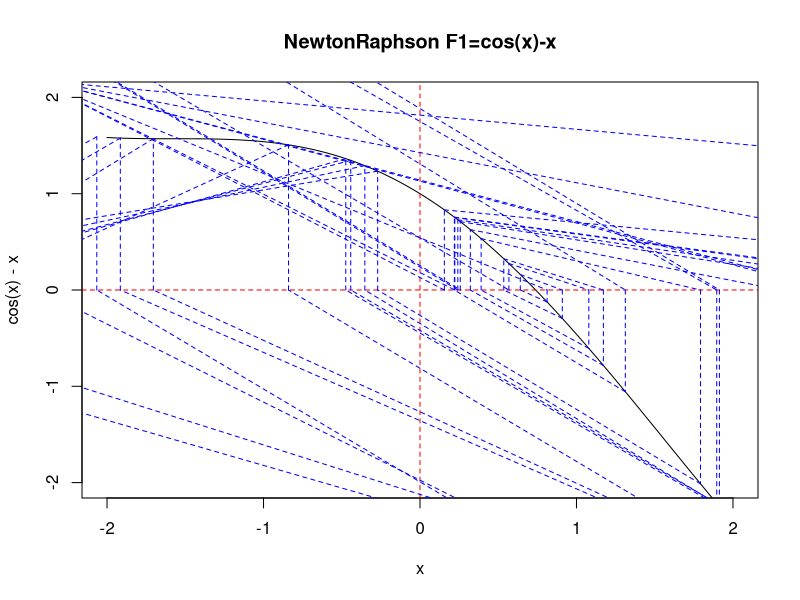
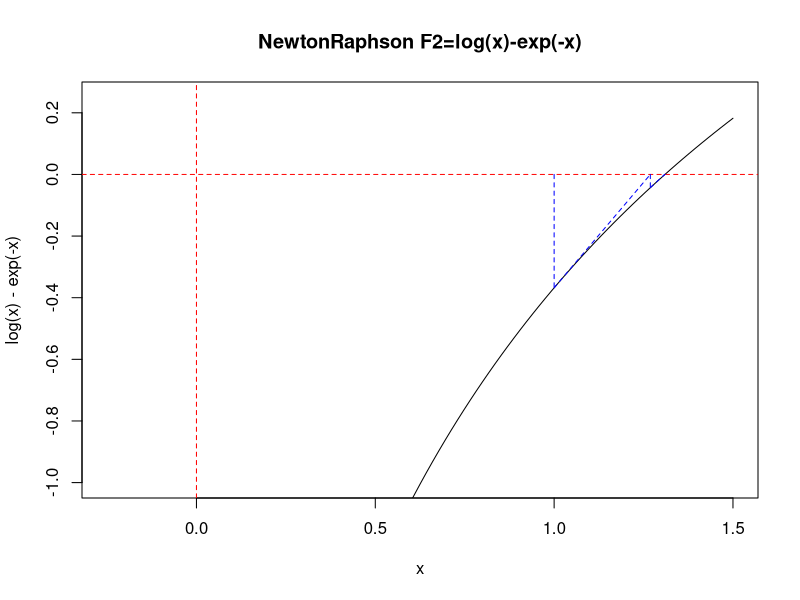
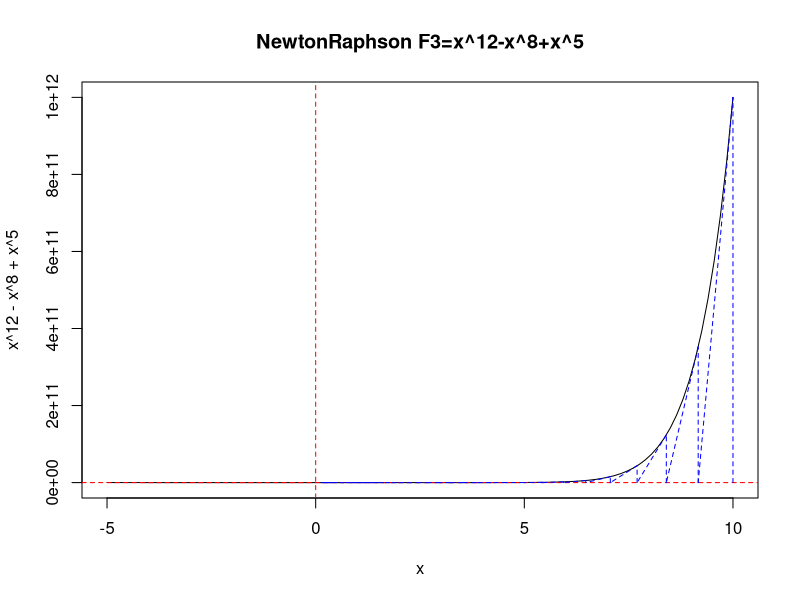
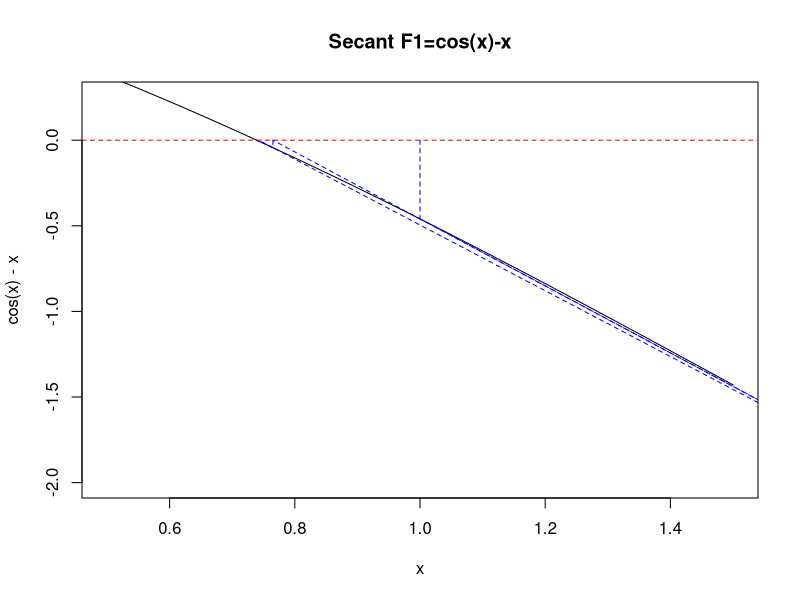
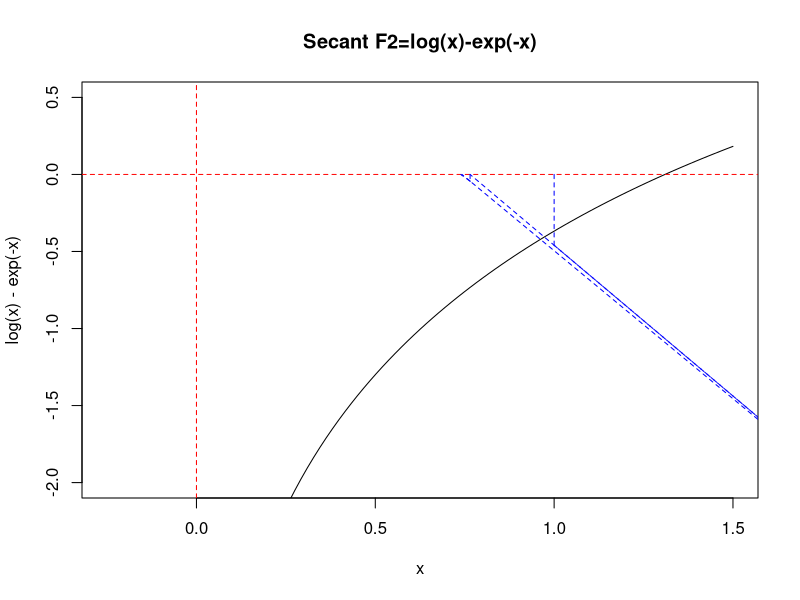
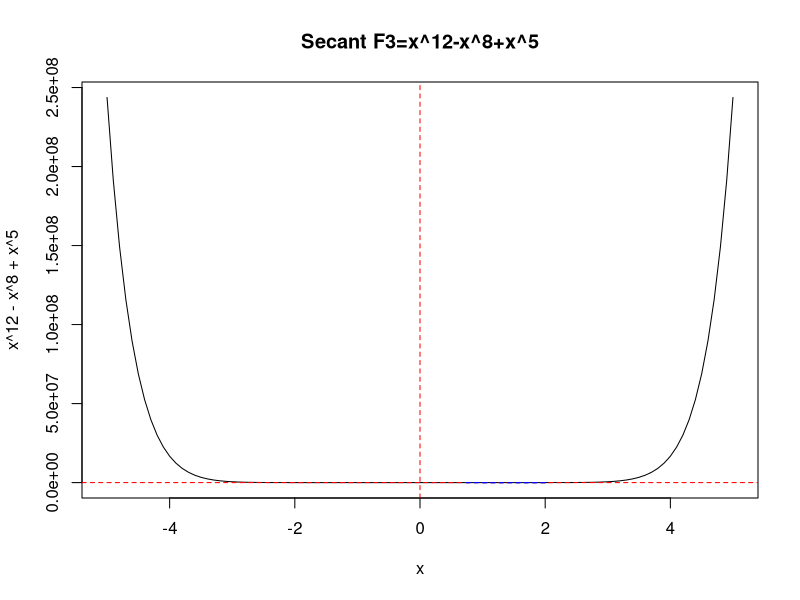

Write the R code that produced these figures, in order.
## ---- chunk 1

F1<-function(x){
  return(c(cos(x)-x,-sin(x)))
}

F2<-function(x){
  return(c(log(x)-exp(-x),1/x+exp(-x)))
}

#one more function to check the accuracy

F3<-function(x){
  return(c(x^12-x^8+x^5,12*(x^11)-8*(x^7)+5*(x^4)))
}

## ---- chunk 2

NewtonRaphson<-function(func,StartingValue,Tolerance,MaxNumberOfIterations){
  
  i<-0  # something to count the iterations
  x<- StartingValue  # start the algorithm at the complex number 'StartingValue'
  y<- func(x)[1] #define y
  d<- func(x)[2] 
  #Deviation=abs(func(StartingValue)[1])   # Work out how far away from (0,0) func(NewZ) is.
  Deviation<-abs(func(x)[1])
  
  X<-c()
  Y<-c()
  D<-c()
  X[1]<-x
  Y[1]<-func(x)[1]
  D[1]<-func(x)[2]
  #Set up a while loop until we hit the required target accuracy or the max. number of steps
  while ((i<MaxNumberOfIterations)&&(Deviation>Tolerance))
  {
    
  # Remember, this is is a vector of two elements. Z[1] is the is the value of the function; Z[2] is its derivative
    
    Z<-c()
    Z[1]<-func(x)[1]
    Z[2]<-func(x)[2]
    if ((Z[1]=="NaN")||(Z[2]=="NaN")){
      cat("Function or derivative not defined error.")
      break
    }
    
    # So we need to calculate the next value of y using this formula Z(n+1) <- Z(n)-f(Z(n))/f'(z(n))
    
    x<- x-Z[1]/Z[2]
    y<- func(x)[1]
    
    # calculate how far f(x) is from 0
    Deviation <- abs(func(x)[1]-0)
    
    #updata new value of X,Y,D
    i<-i+1
    X[i+1]<-x
    Y[i+1]<-y
    D[i+1]<-d
    
    #output the value of x,y
    cat(paste("\nIteration ",i,":   X=",x,"  Y=",y))
  }
  
  # output the result
  if (Deviation<Tolerance){
    cat(paste("\nFound the root point: ",x, " after ", i, "iterations"))
  }else{
    cat(paste("\nConvergence failure. Deviation: ",Deviation, "after ", i, 	"iterations"))
  } 
  
  A<-cbind(X,Y,D)
  return(A)
}

## ---- chunk 3

#F1
A <- NewtonRaphson(F1,10,0.001,200) 

curve(cos(x)-x, xlim=c(-2, 2),ylim=c(-2,2), main="NewtonRaphson F1=cos(x)-x")
abline(h=0,lty=2,col='red')
abline(v=0,lty=2,col='red')

for (i in 1:(length(A[,1])-1)){
  segments(A[i,1],0,A[i,1],A[i,2],lty=2,col="blue") 
  segments(A[i,1],A[i,2],A[i+1,1],0,lty=2,col="blue")
}

#F2

curve(log(x)-exp(-x), xlim=c(-0.25, 1.5), ylim=c(-1,0.25),main="NewtonRaphson F2=log(x)-exp(-x)")
A <- NewtonRaphson(F2,1,0.0001,200)
abline(h=0,lty=2,col='red')
abline(v=0,lty=2,col='red')

for (i in 1:(length(A[,1])-1)){
  segments(A[i,1],0,A[i,1],A[i,2],lty=2,col="blue") 
  segments(A[i,1],A[i,2],A[i+1,1],0,lty=2,col="blue")
}

#F3

curve(x^12-x^8+x^5, xlim=c(-5, 10), main="NewtonRaphson F3=x^12-x^8+x^5")

A<-NewtonRaphson(F3,10,0.0001,40)

abline(h=0,lty=2,col='red')
abline(v=0,lty=2,col='red')

for (i in 1:(length(A[,1])-1)){
  segments(A[i,1],0,A[i,1],A[i,2],lty=2,col="blue") 
  segments(A[i,1],A[i,2],A[i+1,1],0,lty=2,col="blue")
}

## ---- chunk 4
Secant<-function(func,StartingValue,Tolerance,MaxNumberOfIterations){
  i<-0
  Deviation<-1000
  x0<-StartingValue[1]
  x1<-StartingValue[2]
  y0<-func(x0)[1]
  y1<-func(x1)[1]
  d0<-func(x0)[2]
  d1<-func(x1)[2]
  X<-c()
  Y<-c()
  D<-c()
  X[1]<-x0
  X[2]<-x1
  Y[1]<-y0
  Y[2]<-y1
  D[1]<-d0
  D[2]<-d1
              
  while ((i<MaxNumberOfIterations)&&(Deviation>Tolerance))
  {
    # Find the next Fx-value using Newton-Raphson's formula
    
    if ((y0=="NaN")||(y1=="NaN")){
      cat("Function or derivative not defined error.")
      break
    }
   
    # Calculate the next x0,x1 value
    x<-x1-y1*(x1-x0)/(y1-y0)
    y<-func(x)[1]
    d<-func(x)[2]

    x0<-x1
    y0<-func(x0)[1]
    d0<-func(x0)[2]
    x1<-x
    y1<-func(x1)[1]
    d1<-func(x1)[2]
    
    # calculate how far y is from 0
    Deviation=abs(y)
    
    i<-i+1
    X[i+2]<-x
    Y[i+2]<-y
    D[i+2]<-d
    
    #cat(paste("\nIteration ",i,":   X=",x1,"  Devn=",Deviation,"))
  }
  # output the result
  if (Deviation<Tolerance){
    cat(paste("\nFound the root point: ",x, " after ", i, "iterations"))
  }else{
    cat(paste("\nConvergence failure. Deviation: ",Deviation, "after ", i, 	"iterations"))}  
  
  B=cbind(X,Y,D)
  return(B)
}

## ---- chunk 5
#F1

B<-Secant(F1,c(1,2),0.0001,100)
curve(cos(x)-x, xlim=c(0.5, 1.5),ylim=c(-2,0.25), main="Secant F1=cos(x)-x")
abline(h=0,lty=2,col='red')
abline(v=0,lty=2,col='red')

for (i in 1:(length(B[,1])-2)){
  segments(B[i,1],0,B[i,1],B[i,2],lty=2,col="blue") 
  segments(B[i,1],B[i,2],B[i+1,1],B[i+1,2],lty=2,col="blue") 
  segments(B[i+1,1],B[i+1,2],B[i+2,1],0,lty=2,col="blue") 
}

#F2
Secant(F2,c(1,2),0.0001,100)
curve(log(x)-exp(-x), xlim=c(-0.25, 1.5), ylim=c(-2,0.5), main="Secant F2=log(x)-exp(-x)")
abline(h=0,lty=2,col='red')
abline(v=0,lty=2,col='red')


for (i in 1:(length(B[,1])-2)){
  segments(B[i,1],0,B[i,1],B[i,2],lty=2,col="blue") 
  segments(B[i,1],B[i,2],B[i+1,1],B[i+1,2],lty=2,col="blue") 
  segments(B[i+1,1],B[i+1,2],B[i+2,1],0,lty=2,col="blue") 
}

#F3

Secant(F3,c(1,2),0.0001,100)
curve(x^12-x^8+x^5, xlim=c(-5, 5), main="Secant F3=x^12-x^8+x^5")
abline(h=0,lty=2,col='red')
abline(v=0,lty=2,col='red')

for (i in 1:(length(B[,1])-2)){
  segments(B[i,1],0,B[i,1],B[i,2],lty=2,col="blue") 
  segments(B[i,1],B[i,2],B[i+1,1],B[i+1,2],lty=2,col="blue") 
  segments(B[i+1,1],B[i+1,2],B[i+2,1],0,lty=2,col="blue") 
}

